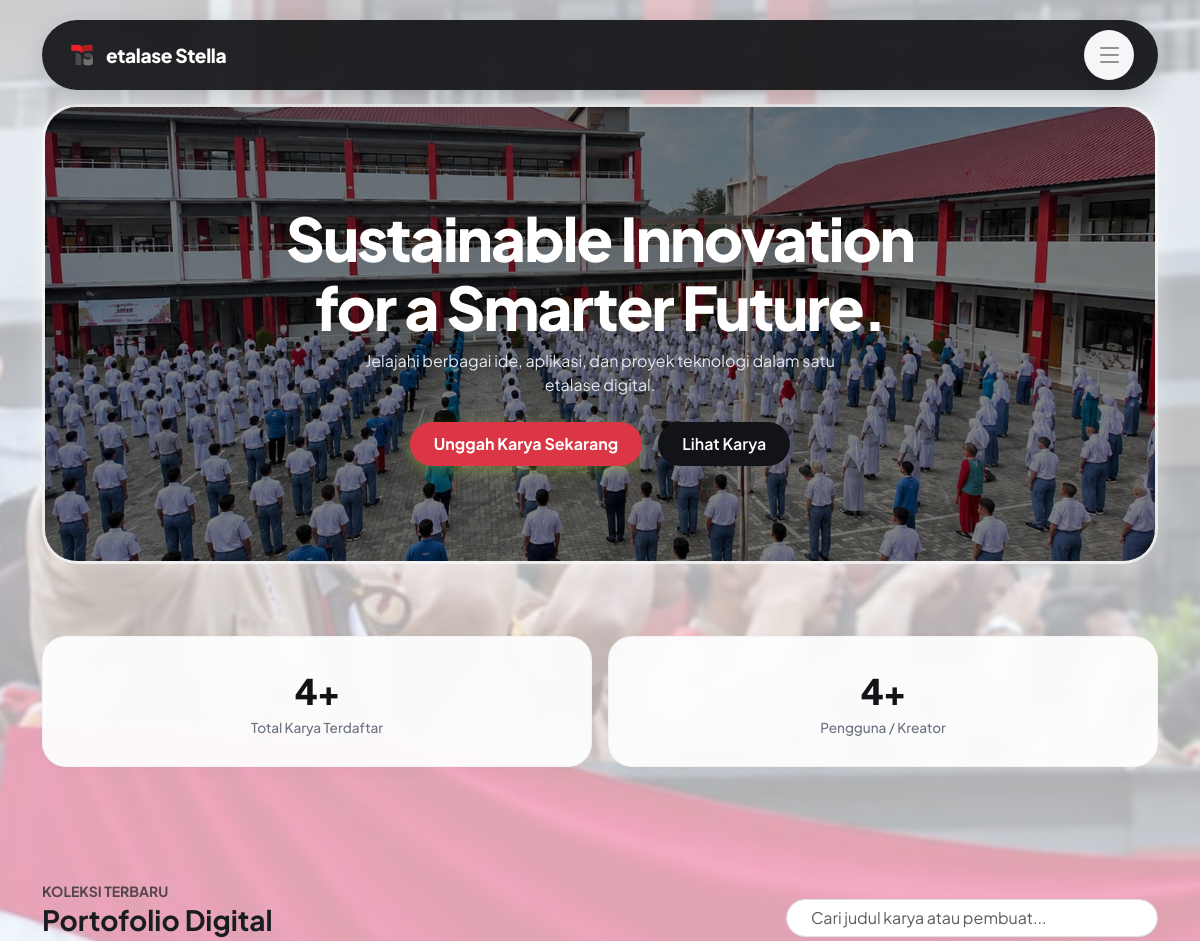
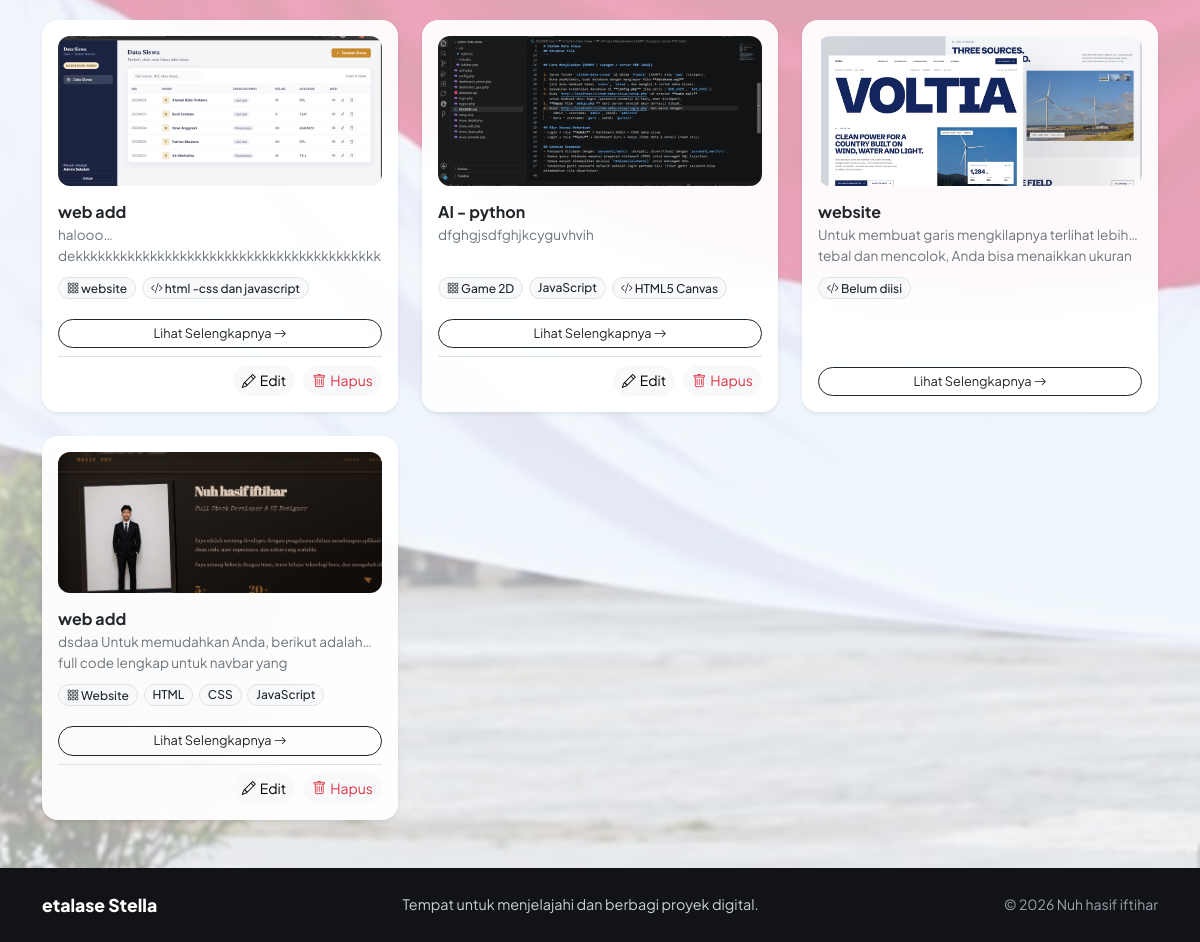
The page /index.php?page=projects (signed in) on the database its author committed (2 pictures, top to bottom).
### tables this page shows
CREATE TABLE `projects` (
  `id` int(11) NOT NULL,
  `user_id` int(11) NOT NULL,
  `nama_project` varchar(150) NOT NULL,
  `deskripsi` text NOT NULL,
  `bahasa` varchar(255) DEFAULT NULL,
  `gambar` varchar(255) NOT NULL,
  `link_project` varchar(255) NOT NULL,
  `link_demo` varchar(255) DEFAULT NULL,
  `created_at` timestamp NOT NULL DEFAULT current_timestamp()
);

### views/project/index.php (the view, shortened to what this page needs)
<?php
require_once __DIR__ . '/../../config/database.php';
$currentUser = $_SESSION['user'];
$myRole = strtolower(trim($currentUser['role'] ?? ''));
$stmt_me = mysqli_prepare($koneksi, "SELECT * FROM users WHERE id = ?");
mysqli_stmt_bind_param($stmt_me, "i", $currentUser['id']);
mysqli_stmt_execute($stmt_me);
$meData = mysqli_fetch_assoc(mysqli_stmt_get_result($stmt_me));
$res_total_projects = mysqli_query($koneksi, "SELECT COUNT(*) as total FROM projects");
$total_projects = mysqli_fetch_assoc($res_total_projects)['total'] ?? 0;
$res_total_users = mysqli_query($koneksi, "SELECT COUNT(*) as total FROM users");
$total_users = mysqli_fetch_assoc($res_total_users)['total'] ?? 0;
$query = "SELECT projects.*, users.nama AS pembuat_nama, users.foto AS pembuat_foto
          FROM projects
          LEFT JOIN users ON projects.user_id = users.id
          ORDER BY projects.id DESC";
$result = mysqli_query($koneksi, $query);
$languageIcons = [
    'c' => 'devicon-c-plain colored',
    'c#' => 'devicon-csharp-plain colored',
    'c++' => 'devicon-cplusplus-plain colored',
    'css' => 'devicon-css3-plain colored',
    'css3' => 'devicon-css3-plain colored',
    'dart' => 'devicon-dart-plain colored',
    'go' => 'devicon-go-plain colored',
    'html' => 'devicon-html5-plain colored',
    'html5' => 'devicon-html5-plain colored',
    'java' => 'devicon-java-plain colored',
    'javascript' => 'devicon-javascript-plain colored',
    'kotlin' => 'devicon-kotlin-plain colored',
    'lua' => 'devicon-lua-plain colored',
    'node.js' => 'devicon-nodejs-plain colored',
    'php' => 'devicon-php-plain colored',
    'python' => 'devicon-python-plain colored',
    'react' => 'devicon-react-original colored',
    'ruby' => 'devicon-ruby-plain colored',
    'rust' => 'devicon-rust-plain colored',
    'swift' => 'devicon-swift-plain colored',
    'typescript' => 'devicon-typescript-plain colored',
];
?>
<!DOCTYPE html>
<html lang="id">
<head>
    <link href="https://cdn.jsdelivr.net/npm/bootstrap@5.3.0/dist/css/bootstrap.min.css" rel="stylesheet">
    <link href="https://cdn.jsdelivr.net/npm/bootstrap-icons@1.10.5/font/bootstrap-icons.css" rel="stylesheet">
    <link href="https://cdn.jsdelivr.net/gh/devicons/devicon@latest/devicon.min.css" rel="stylesheet">
    <link href="assets/css/main.css" rel="stylesheet">
    <link href="assets/css/navbar.css" rel="stylesheet">
    <link href="assets/css/project.css" rel="stylesheet">
    <link href="assets/css/footer.css" rel="stylesheet">
</head>
<body>
    <div class="container navbar-pill-wrapper">
        <nav class="navbar navbar-expand-lg navbar-pill">
            <div class="container-fluid px-0">
                <a class="navbar-brand d-flex align-items-center gap-2" href="index.php?page=projects">
                    <span class="rounded-circle d-inline-block" style="width: 32px; height: 32px; background-image: url('assets/img/telkom.png'); background-size: cover; background-position: center;"></span>
                    etalase Stella
                </a>
                <div class="project-menu">
                    <button type="button" class="project-menu-toggle" aria-expanded="false" aria-controls="projectMenuPanel" aria-label="Buka menu">
                        <span></span>
                        <span></span>
                        <span></span>
                    </button>
                </div>
            </div>
        </nav>
    </div>
    <div class="container my-4">
        <div class="hero-banner">
            <div>
                <h1>Sustainable Innovation<br>for a Smarter Future.</h1>
                <p>Jelajahi berbagai ide, aplikasi, dan proyek teknologi dalam satu etalase digital.</p>
                <div class="hero-banner-actions d-flex justify-content-center gap-3">
                    <?php if ($myRole !== 'admin'): ?>
                        <a href="index.php?page=project-create" class="btn btn-pill-accent" style="background-color: #dc3545; color: white; border-color: #dc3545;">Unggah Karya Sekarang</a>
                    <?php endif; ?>
                    <a href="#katalog" class="btn btn-pill-dark">Lihat Karya</a>
                </div>
            </div>
        </div>
    </div>
    <div class="container my-5">
        <div class="row g-3">
            <div class="col-6 col-md-6">
                <div class="stat-card text-center">
                    <div class="stat-number"><?= $total_projects; ?>+</div>
                    <div class="stat-label">Total Karya Terdaftar</div>
                </div>
            </div>
            <div class="col-6 col-md-6">
                <div class="stat-card text-center">
                    <div class="stat-number"><?= $total_users; ?>+</div>
                    <div class="stat-label">Pengguna / Kreator</div>
                </div>
            </div>
        </div>
    </div>
    <div class="container my-5 pt-3" id="katalog">
        <div class="catalog-heading d-flex justify-content-between align-items-end mb-4">
            <div>
                <span class="text-muted small fw-bold text-uppercase">Koleksi Terbaru</span>
                <h3 class="fw-bold mb-0">Portofolio Digital</h3>
            </div>
            <div class="col-md-4">
                <input type="text" id="searchInput" class="form-control rounded-pill px-4" placeholder="Cari judul karya atau pembuat...">
            </div>
        </div>
        <div class="row g-4" id="projectGrid">
            <?php if (mysqli_num_rows($result) > 0): ?>
                <?php while ($row = mysqli_fetch_assoc($result)): ?>
                    <?php
                    $language = trim($row['bahasa'] ?? '');
                    $languageParts = preg_split('/\s+-\s+/', $language, 2);
                    $projectModel = count($languageParts) === 2 ? trim($languageParts[0]) : '';
                    $technologyList = count($languageParts) === 2 ? $languageParts[1] : $language;
                    $technologies = $technologyList !== '' ? preg_split('/\s*,\s*/', $technologyList, -1, PREG_SPLIT_NO_EMPTY) : [];
                    ?>
                    <div class="col-12 col-md-6 col-lg-4 project-item">
                        <div class="card card-showcase h-100 p-3 shadow-sm border-0 rounded-4 d-flex flex-column">
                            <img src="uploads/<?= htmlspecialchars($row['gambar']); ?>" class="card-showcase-img mb-3" alt="Preview <?= htmlspecialchars($row['nama_project']); ?>" onerror="this.src='https://via.placeholder.com/400x230';">
                            <h5 class="project-card-title fw-bold text-dark mb-1 fs-6 text-truncate"><?= htmlspecialchars($row['nama_project']); ?></h5>
                            <p class="project-card-description"><?= htmlspecialchars($row['deskripsi']); ?></p>
                            <div class="project-tech-badges mb-3" aria-label="Kategori dan bahasa pemrograman">
                                <?php if ($projectModel !== ''): ?>
                                    <span class="badge bg-light text-dark border rounded-pill px-2 py-1 mb-1" style="font-size: 0.75rem;">
                                        <i class="bi bi-grid-3x3-gap" aria-hidden="true"></i>
                                        <?= htmlspecialchars($projectModel); ?>
                                    </span>
                                <?php endif; ?>
                                <?php if ($technologies): ?>
                                    <?php foreach ($technologies as $technology): ?>
                                        <?php $technologyIcon = $languageIcons[strtolower(trim($technology))] ?? ''; ?>
                                        <span class="badge bg-light text-dark border rounded-pill px-2 py-1 mb-1" style="font-size: 0.75rem;">
                                            <?php if ($technologyIcon !== ''): ?>
                                                <i class="<?= htmlspecialchars($technologyIcon); ?>" aria-hidden="true"></i>
                                            <?php else: ?>
                                                <i class="bi bi-code-slash" aria-hidden="true"></i>
                                            <?php endif; ?>
                                            <?= htmlspecialchars(trim($technology)); ?>
                                        </span>
                                    <?php endforeach; ?>
                                <?php else: ?>
                                    <span class="badge bg-light text-dark border rounded-pill" style="font-size: 0.75rem;"><i class="bi bi-code-slash" aria-hidden="true"></i> Belum diisi</span>
                                <?php endif; ?>
                            </div>
                            <?php
                            $isOwner = ((int)$row['user_id'] === (int)$currentUser['id']);
                            $canManageAll = in_array($myRole, ['admin', 'super_admin'], true);
                            ?>
                            <div class="mt-auto">
                                <button type="button"
                                        class="btn btn-outline-dark btn-sm rounded-pill w-100 py-1 project-detail-trigger"
                                        style="font-size: 0.8rem;"
                                        data-bs-toggle="modal"
                                        data-bs-target="#projectDetailModal"
                                        data-title="<?= htmlspecialchars($row['nama_project']); ?>"
                                        data-language="<?= htmlspecialchars($language); ?>"
                                        data-description="<?= htmlspecialchars($row['deskripsi']); ?>"
                                        data-image="uploads/<?= htmlspecialchars($row['gambar']); ?>"
                                        data-author="<?= htmlspecialchars($row['pembuat_nama'] ?? 'Pengguna Dihapus'); ?>"
                                        data-author-image="uploads/<?= htmlspecialchars($row['pembuat_foto'] ?? 'default.png'); ?>"
                                        data-repository="<?= htmlspecialchars($row['link_project']); ?>"
                                        data-demo="<?= htmlspecialchars($row['link_demo'] ?? ''); ?>">
                                    Lihat Selengkapnya <i class="bi bi-arrow-right"></i>
                                </button>
                                <?php if ($isOwner || $canManageAll): ?>
                                    <div class="border-top pt-2 mt-2 d-flex justify-content-end gap-2">
                                        <a href="index.php?page=project-edit&id=<?= $row['id']; ?>" class="btn btn-light btn-sm rounded-pill"><i class="bi bi-pencil me-1"></i>Edit</a>
                                        <a href="index.php?page=project-delete&id=<?= $row['id']; ?>" class="btn btn-light text-danger btn-sm rounded-pill" onclick="return confirm('Hapus karya ini?');"><i class="bi bi-trash me-1"></i>Hapus</a>
                                    </div>
                                <?php endif; ?>
                            </div>
                        </div>
                    </div>
                <?php endwhile; ?>
            <?php else: ?>
                <div class="col-12 py-5 text-center">
                    <p class="text-muted">Belum ada karya yang diunggah.</p>
                </div>
            <?php endif; ?>
        </div>
    </div>
    <?php require __DIR__ . '/../partials/footer.php'; ?>
</body>
</html>

### assets/css/main.css (style rules this page uses)
:root { --bg-main: #f8fafb; --card-bg: rgba(255, 255, 255, 0.95); --dark-primary: #121316; --dark-secondary: #1a1c23; --accent-green: #d2f836; --accent-green-hover: #bde821; --text-dark: #191c21; --text-muted: #6a7381; --border-color: rgba(240, 242, 245, 0.8); }
* { box-sizing: border-box; margin: 0; padding: 0; }
body { font-family: 'Plus Jakarta Sans', sans-serif; color: var(--text-dark); min-height: 100vh; background: linear-gradient( rgba(248, 250, 251, 0.68), rgba(248, 250, 251, 0.62) ), url('../../assets/img/WhatsApp Image 2026-10-20 at 13.18.25.jpeg ') no-repeat center center fixed; background-size: cover; }
.btn-pill-accent { background-color: var(--accent-green); color: var(--dark-primary); font-weight: 700; border-radius: 50px; padding: 10px 24px; border: none; transition: all 0.25s ease; box-shadow: 0 4px 15px rgba(210, 248, 54, 0.3); }
.btn-pill-dark { background-color: var(--dark-primary); color: #ffffff; font-weight: 600; border-radius: 50px; padding: 10px 24px; border: none; transition: all 0.25s ease; }

### assets/css/navbar.css (style rules this page uses)
.navbar-pill-wrapper { position: sticky; top: 20px; z-index: 1050; }
.navbar-pill { background: rgba(18, 19, 22, 0.92); backdrop-filter: blur(12px); border-radius: 50px; padding: 10px 24px; box-shadow: 0 10px 30px rgba(0, 0, 0, 0.15); }
.navbar-pill .navbar-brand { font-weight: 800; color: #ffffff; font-size: 1.2rem; letter-spacing: -0.02em; }

### assets/css/project.css (style rules this page uses)
.hero-banner { isolation: isolate; position: relative; border-radius: 35px; overflow: hidden; background: linear-gradient(180deg, rgba(18, 19, 22, 0.12) 0%, rgba(18, 19, 22, 0.24) 100%); min-height: 460px; margin-top: 10px; display: flex; align-items: center; justify-content: center; text-align: center; color: #ffffff; padding: 60px 20px; border: 3px solid rgba(255, 255, 255, 0.8) !important; box-shadow: 0 0 25px rgba(255, 255, 255, 0.4), inset 0 0 15px rgba(255, 255, 255, 0.2) !important; }
.hero-banner::before { position: absolute; z-index: -1; inset: 0; background: url('../../assets/img/WhatsApp Image 2026-10-20 at 11.33.29.jpeg') center/cover no-repeat; content: ""; filter: brightness(0.5); }
.hero-banner h1 { font-size: clamp(2.2rem, 5vw, 3.8rem); font-weight: 800; letter-spacing: -0.03em; line-height: 1.15; }
.hero-banner p { color: #e2e8f0; max-width: 500px; margin: 0 auto 25px auto; font-size: 1rem; }
.stat-card { background: rgba(255, 255, 255, 0.92); backdrop-filter: blur(10px); border-radius: 24px; padding: 28px 20px; border: 1px solid var(--border-color); box-shadow: 0 4px 20px rgba(0, 0, 0, 0.02); }
.stat-card .stat-number { font-size: 2.2rem; font-weight: 800; color: var(--dark-primary); letter-spacing: -0.03em; }
.stat-card .stat-label { color: var(--text-muted); font-size: 0.85rem; font-weight: 500; }
.card-showcase { background: rgba(255, 255, 255, 0.95); backdrop-filter: blur(12px); border-radius: 24px; border: 1px solid var(--border-color); overflow: hidden; display: flex; flex-direction: column; min-height: 0; transition: all 0.3s cubic-bezier(0.16, 1, 0.3, 1); box-shadow: 0 4px 20px rgba(0, 0, 0, 0.02); }
.card-showcase-img { width: 100%; height: 130px; flex: 0 0 130px; object-fit: cover; border-radius: 14px; }
.project-card-title { min-height: 0; display: -webkit-box; -webkit-box-orient: vertical; -webkit-line-clamp: 1; overflow: hidden; }
.project-card-description { height: 2.6rem; line-height: 1.3rem; display: -webkit-box; -webkit-box-orient: vertical; -webkit-line-clamp: 2; line-clamp: 2; overflow: hidden; }
.project-tech-badges { display: flex; flex-wrap: wrap; align-content: flex-start; gap: 0.35rem; max-height: 1.8rem; overflow: hidden; white-space: nowrap; }
.project-tech-badges .badge { font-size: 0.7rem; font-weight: 500; max-width: 100%; overflow: hidden; text-overflow: ellipsis; }
.project-menu { position: relative; margin-left: auto; flex: 0 0 auto; z-index: 1200; }
.project-menu-toggle { display: flex; width: 50px; height: 50px; flex-direction: column; align-items: center; justify-content: center; gap: 5px; border: 0; border-radius: 50%; background: #f6f6f8; box-shadow: 0 6px 18px rgba(0, 0, 0, 0.18); cursor: pointer; }
.project-menu-toggle span { display: block; width: 19px; height: 2px; border-radius: 2px; background: #939292; transition: transform 0.18s ease, opacity 0.18s ease; }

### assets/css/footer.css (style rules this page uses)
body { display: flex; flex-direction: column; min-height: 100vh; padding-bottom: 0 !important; }

### rows shown on the page
projects: gambar (picture), nama_project "web add", bahasa "website", bahasa "html -css dan javascript"
projects: gambar (picture), nama_project "AI - python", deskripsi "dfghgjsdfghjkcyguvhvih", bahasa "Game 2D", bahasa "JavaScript", bahasa "HTML5 Canvas"
projects: gambar (picture), nama_project "website", deskripsi "Untuk membuat garis mengkilapnya terlihat lebih tebal dan mencolok, Anda bisa menaikkan…", shows "Belum diisi"
projects: gambar (picture), nama_project "web add", deskripsi "dsdaa Untuk memudahkan Anda, berikut adalah full code lengkap untuk navbar…", bahasa "Website", bahasa "HTML", bahasa "CSS", bahasa "JavaScript"

### other values the page prints
$total_projects "4"
$total_users "4"
